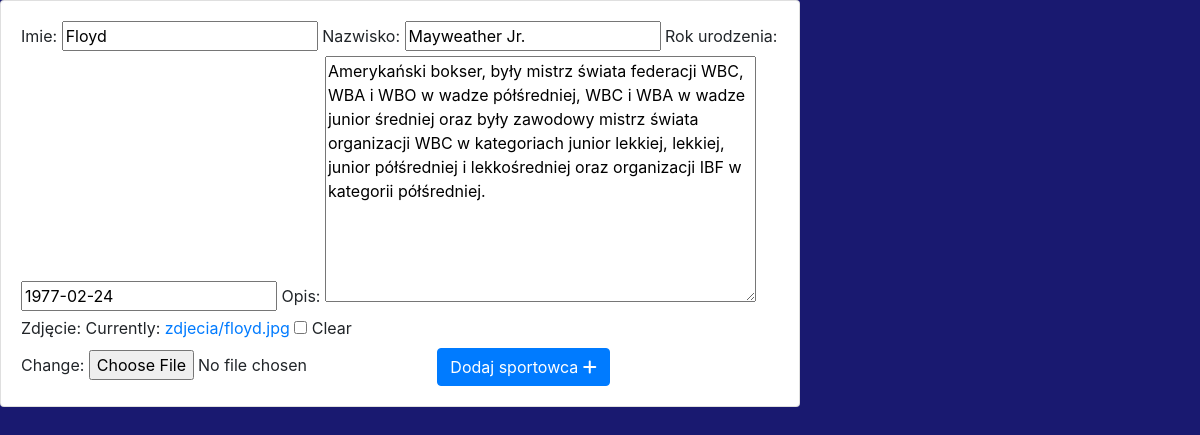
The page /sport/edytuj/15/ (signed in) on the database its author committed.
### sports/models.py (models this page shows, shortened)
class Sportowiec (models.Model):
    imie = models.CharField (max_length=10, blank = False)
    nazwisko = models.CharField (max_length=20, blank = False)
    rok_urodzenia = models.DateField (null= True, blank= True)
    opis = models.TextField (default="")
    zdjęcie =models.ImageField (upload_to="zdjecia", null= True, blank=True)

### sports/views.py (the view)
# urls.py: path('edytuj/<int:id>/', edytuj_sportowiec, name="edytuj_sportowiec"),
@login_required
def edytuj_sportowiec (request, id):
    sport = get_object_or_404(Sportowiec, pk=id)
    form = SportowiecForm (request.POST or None, request.FILES or None, instance=sport)
    if form.is_valid():
        form.save()
        return redirect(wyswietlenie)
    return render(request, 'nowy_sportowiec.html',  {"form": form})

### sports/forms.py
class SportowiecForm (ModelForm):
    class Meta:
        model = Sportowiec
        fields = ['imie', 'nazwisko', 'rok_urodzenia', 'opis', 'zdjęcie']

### sports/templates/nowy_sportowiec.html (shortened to what this page needs)
{% extends 'glowny.html' %}
{% load bootstrap %}
{% block strona %}
        <form method="post" enctype="multipart/form-data">
              {{form|bootstrap}}
              <button type="submit" class="btn btn-primary">Dodaj sportowca <i class="fas fa-plus"></i></button>
        </form>
</body>
</html>
{% endblock %}

### moje_static/moj.css (style rules this page uses)
body { background-color: #808080; }

### sports/templates/glowny.html (style rules this page uses)
body { background-color: #191970; }

### rows shown on the page
Sportowiec: imie "Floyd", nazwisko "Mayweather Jr.", rok_urodzenia "1977-02-24", opis "Amerykański bokser, były mistrz świata federacji WBC, WBA i WBO w wadze półśredniej, WBC i WBA w wadze junior średniej oraz były zawodowy mistrz świata organizacji WBC w kategoriach junior lekkiej, lekkiej, junior półśredniej i lekkośredniej oraz organizacji IBF w kategorii półśredniej."
